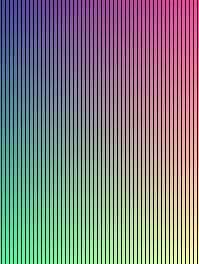
Frame 1 (no input)
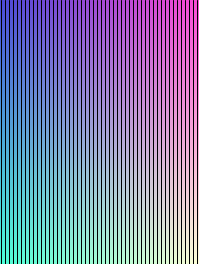
Frame 60 (the mouse pressed at the canvas centre just before this capture)
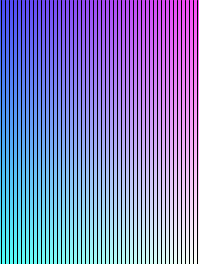
Frame 120 (the mouse held since frame 60 and released just before this capture)

The Processing sketch that drew these frames (run headless with seeded random() and noise(); from frame 60 on, the mouse is pressed at the canvas centre):

// Processing sketch: processing_11505
// ── processing_11505.pde

float a;
void setup() {
  size(199,264);
}

void draw() {
  background(255);
  
  for( int x=0; x<width; x++ ) {
    for( int y=0; y<height; y++ ) {
      float r = norm(x,0,width);
      float g = norm(y,0,height);
      float b = (sin(a)+1)*0.5;
      stroke(r*255,g*255,b*255);
      point(x,y);
    }
  }
  a=a+0.01;
  
  windows();
}

void windows() {
  stroke(0);
  strokeWeight(1);
  for( int x=1; x<width; x=x+4 ) {
    line(x,0,x,height);
  }
}
